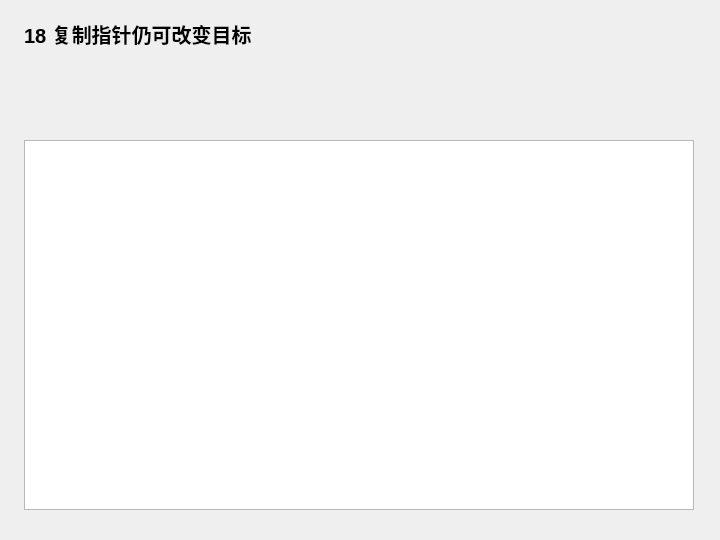
<?xml version="1.0" encoding="UTF-8"?>
<ui version="4.0">
 <class>Widget</class>
 <widget class="QWidget" name="Widget">
  <property name="geometry">
   <rect>
    <x>0</x>
    <y>0</y>
    <width>720</width>
    <height>540</height>
   </rect>
  </property>
  <property name="windowTitle">
   <string>18 复制指针仍可改变目标</string>
  </property>
  <widget class="QLabel" name="headingLabel">
   <property name="geometry">
    <rect>
     <x>24</x>
     <y>18</y>
     <width>670</width>
     <height>32</height>
    </rect>
   </property>
   <property name="text">
    <string>18 复制指针仍可改变目标</string>
   </property>
   <property name="font">
    <font>
     <pointsize>15</pointsize>
     <bold>true</bold>
    </font>
   </property>
  </widget>
  <widget class="QPlainTextEdit" name="outputEdit">
   <property name="geometry">
    <rect>
     <x>24</x>
     <y>140</y>
     <width>670</width>
     <height>370</height>
    </rect>
   </property>
   <property name="readOnly">
    <bool>true</bool>
   </property>
  </widget>
 </widget>
 <resources />
 <connections />
</ui>
